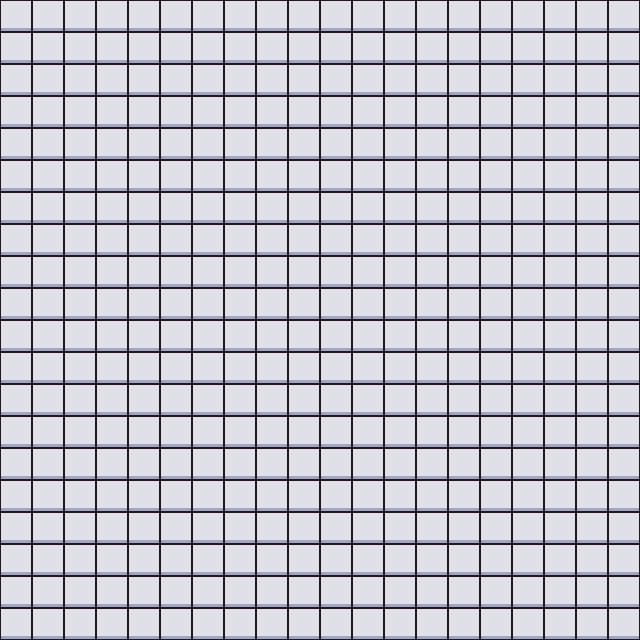

A 2D game scene composited from a Tiled map and its tileset images. What follows is a short description and the map's XML, with every tile layer's data as written:
An orthogonal 20x20 tile map with 32x32 px tiles, 1 tile layer (Tile Layer 1).

<map version="1.10" tiledversion="1.11.0" orientation="orthogonal" renderorder="right-down" width="20" height="20" tilewidth="32" tileheight="32" infinite="0" nextlayerid="2" nextobjectid="1">
 <tileset firstgid="1" name="C_32_Ortho-Tile_1" tilewidth="32" tileheight="32" tilecount="4" columns="4">
  <image source="images/C_32_Ortho-Tile_1.png" width="128" height="32" />
 </tileset>
 <layer id="1" name="Tile Layer 1" width="20" height="20">
  <data encoding="csv">
2,2,2,2,2,2,2,2,2,2,2,2,2,2,2,2,2,2,2,2,
2,2,2,2,2,2,2,2,2,2,2,2,2,2,2,2,2,2,2,2,
2,2,2,2,2,2,2,2,2,2,2,2,2,2,2,2,2,2,2,2,
2,2,2,2,2,2,2,2,2,2,2,2,2,2,2,2,2,2,2,2,
2,2,2,2,2,2,2,2,2,2,2,2,2,2,2,2,2,2,2,2,
2,2,2,2,2,2,2,2,2,2,2,2,2,2,2,2,2,2,2,2,
2,2,2,2,2,2,2,2,2,2,2,2,2,2,2,2,2,2,2,2,
2,2,2,2,2,2,2,2,2,2,2,2,2,2,2,2,2,2,2,2,
2,2,2,2,2,2,2,2,2,2,2,2,2,2,2,2,2,2,2,2,
2,2,2,2,2,2,2,2,2,2,2,2,2,2,2,2,2,2,2,2,
2,2,2,2,2,2,2,2,2,2,2,2,2,2,2,2,2,2,2,2,
2,2,2,2,2,2,2,2,2,2,2,2,2,2,2,2,2,2,2,2,
2,2,2,2,2,2,2,2,2,2,2,2,2,2,2,2,2,2,2,2,
2,2,2,2,2,2,2,2,2,2,2,2,2,2,2,2,2,2,2,2,
2,2,2,2,2,2,2,2,2,2,2,2,2,2,2,2,2,2,2,2,
2,2,2,2,2,2,2,2,2,2,2,2,2,2,2,2,2,2,2,2,
2,2,2,2,2,2,2,2,2,2,2,2,2,2,2,2,2,2,2,2,
2,2,2,2,2,2,2,2,2,2,2,2,2,2,2,2,2,2,2,2,
2,2,2,2,2,2,2,2,2,2,2,2,2,2,2,2,2,2,2,2,
2,2,2,2,2,2,2,2,2,2,2,2,2,2,2,2,2,2,2,2
</data>
 </layer>
</map>
